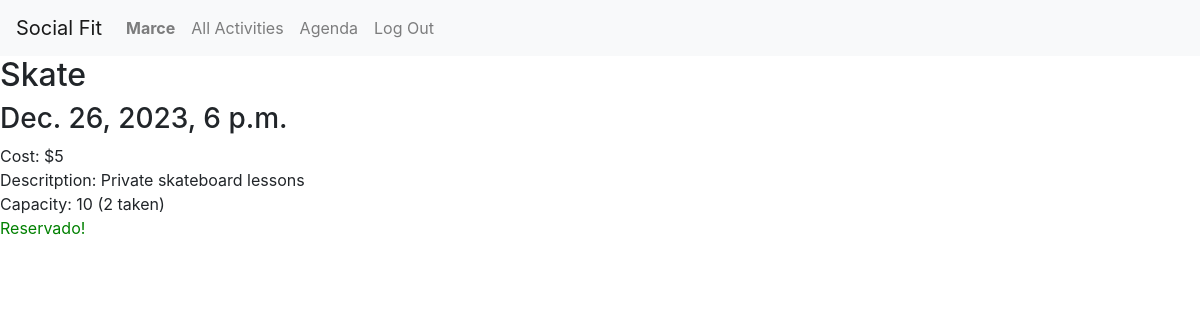
The page /schedules/1 (signed in) on the database its author committed.
### booking/models.py (models this page shows, shortened)
class User(AbstractUser):
    pass

class ActivitySchedule(models.Model):
    activity = models.ForeignKey(Activity, on_delete=models.CASCADE)
    instructor = models.ForeignKey(User, on_delete=models.CASCADE, related_name='instructor_activities')
    date = models.DateTimeField(null=True)
    capacity = models.IntegerField(null=True)
    cost = models.IntegerField(null=True)
    description = models.TextField(null=True)
    active = models.BooleanField(default=True)
    reservations = models.ManyToManyField(User, through='ActivityReservation')

class Activity(models.Model):
    created_by = models.ForeignKey(User, on_delete=models.CASCADE, related_name='activity_owner')
    name = models.CharField(max_length=30)
    description = models.TextField()
    image = models.ImageField(upload_to = 'images/')
    active = models.BooleanField(default=True)

### booking/views.py (the view)
# urls.py: path("schedules/<int:schedule_id>", views.schedule, name="schedule"),
@login_required
def schedule(request, schedule_id):
    message = ""
    try:
        schedule = ActivitySchedule.objects.get(pk=schedule_id)
        if request.method== "POST":
            if schedule.reservations.count() < schedule.capacity:
                schedule.reservations.add(request.user)
            else:
                message = "Exceded capacity"
    except schedule.DoesNotExist:
        raise Http404("schedule not found.")
    return render(request, "booking/schedule.html",
    {
        "schedule": schedule,
        "reserved": True if schedule.reservations.filter(activityreservation__user=request.user) else False,
        "message": message
    })

### booking/templates/booking/schedule.html (shortened to what this page needs)
{% extends "booking/layout.html" %}
{% block body %}
    <h2>{{ schedule.activity.name }}</h2>
    <h3>{{ schedule.date }}</h3>
    Cost: ${{ schedule.cost }}
    <br/>
    Descritption: {{ schedule.description }}
    <br/>
    Capacity: {{ schedule.capacity }} ({{ schedule.reservations.count }} taken)
    {% if not reserved %}
        <form method="POST">
            {% csrf_token %}
            <button type="submit" name="reserve" value="1" class="btn btn-info mb-2">Reserve</button>
        </form>
    {% else %}
        <p style="color: green">Reservado!</p>
    {% endif %}
{% endblock %}

### booking/templates/booking/layout.html (shortened to what this page needs)
{% load static %}
<!DOCTYPE html>
<html lang="en">
    <head>
        <link rel="stylesheet" href="https://stackpath.bootstrapcdn.com/bootstrap/4.4.1/css/bootstrap.min.css">
        <link href="{% static 'booking/styles.css' %}" rel="stylesheet">
    </head>
    <body>
        <nav class="navbar navbar-expand-lg navbar-light bg-light">
            <a class="navbar-brand" href="{% url 'booking:index' %}">Social Fit</a>
            <div>
              <ul class="navbar-nav mr-auto">
                {% if user.is_authenticated %}
                    <li class="nav-item">
                        <a class="nav-link" href="{% url 'booking:profile' request.user.username %}"><strong>{{ user.username }}</strong></a>
                    </li>
                {% endif %}
                <li class="nav-item">
                  <a class="nav-link" href="{% url 'booking:all_activities' %}">All Activities</a>
                </li>
                {% if user.is_authenticated %}
                    <li class="nav-item">
                        <a class="nav-link" href="{% url 'booking:agenda' %}">Agenda</a>
                    </li>
                    <li class="nav-item">
                        <a class="nav-link" href="{% url 'booking:logout' %}">Log Out</a>
                    </li>
                {% endif %}
              </ul>
            </div>
          </nav>
        <div class="body">
            {% block body %}
            {% endblock %}
        </div>
    </body>
</html>

### rows shown on the page
User: username "Marce"
ActivitySchedule: activity.name "Skate", date "Dec. 26, 2023, 6 p.m.", cost "5", description "Private skateboard lessons", capacity "10", reservations.count "2"
